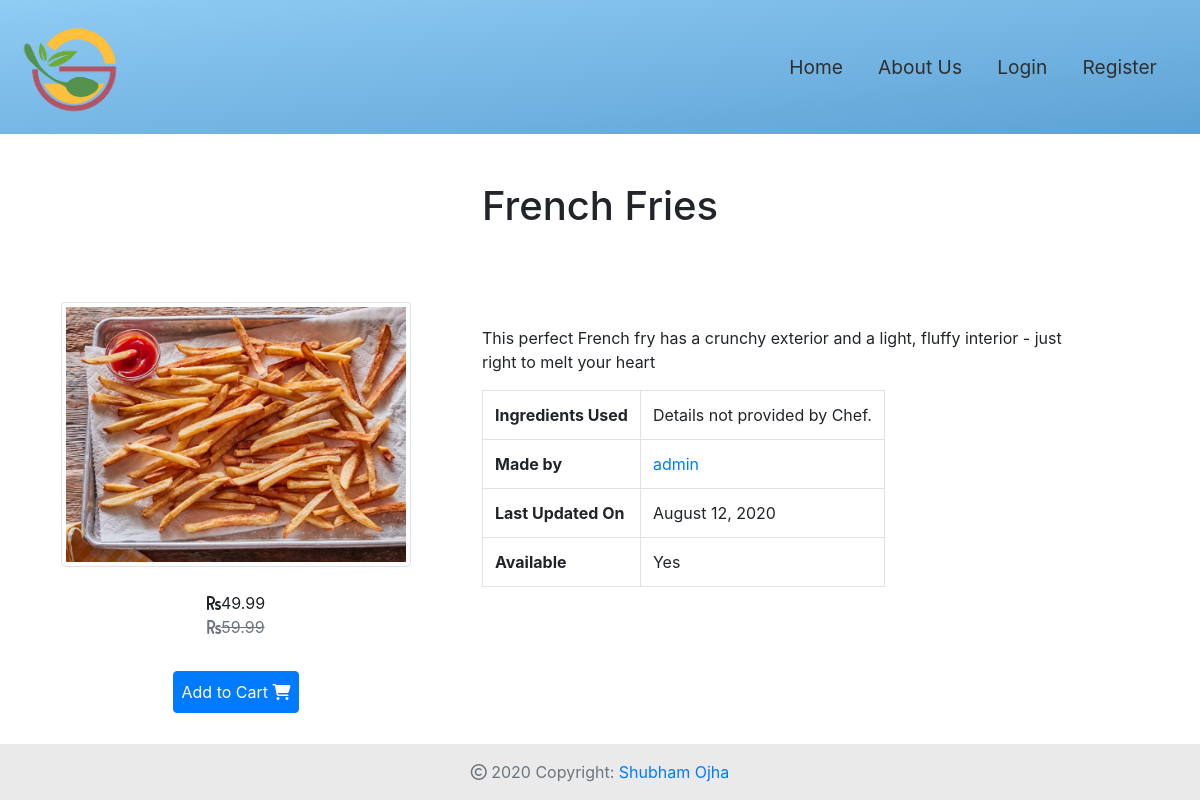
The app's page /food/3 with its own data.
### food_delivery/models.py (models this page shows, shortened)
class Food( models.Model):
    name = models.CharField( max_length= 75)
    description = models.TextField()
    datePosted = models.DateTimeField( auto_now= True)
    seller = models.ForeignKey( User, on_delete= models.CASCADE, default= 1)
    image = models.ImageField( blank= False, null= True, upload_to= 'foods')
    price = models.DecimalField( max_digits= 5, decimal_places= 2)
    discount = models.DecimalField( max_digits= 5, decimal_places= 2)
    quantity = models.IntegerField( default= 0)
    ingredients = models.TextField( default= 'Details not provided by Chef')
    @property
    def isAvailable( self):
        return self.quantity > 0
    @property
    def actualValue( self):
        return self.price - self.discount

### food_delivery/views.py (the view)
# urls.py: path( 'food/<int:pk>', FoodDetailView.as_view(), name='food-delivery-food-detail'),
class FoodDetailView( DetailView):
    model = Food
    template_name = 'food_delivery/food-detail.html'
    context_object_name = 'food'

### food_delivery/templates/food_delivery/food-detail.html (shortened to what this page needs)
{% extends 'food_delivery/base.html' %}
{% block header %}
	{{ food.name}}
{% endblock header %}
{% block main-content %}
	<div class="row pb-5" >
		<div class="col-lg-4 m-3 text-center">
            <img src="{{ food.image.url }}" alt="Profile Photo of Shubham Ojha" class="rounded img-thumbnail" style="max-height: 500px;">
            <div class="food-price p-4 ">
                <i class="fas fa-rupee-sign"></i>{{ food.actualValue }} <br>
                <span class="text-muted" style="text-decoration:line-through">
                    <i class="fas fa-rupee-sign"></i>{{food.price}}
                </span>
            </div>
            {% if food.isAvailable %}
                <div class="btn btn-primary p-2 m-2">
                    Add to Cart <i class="fas fa-shopping-cart"></i>
                </div>
            {% endif %}
        </div>
        <div class="col-lg-7 py-4 px-4 m-3">
            {{ food.description }} <br>
            <div class="table table-responsive mt-3" >
                <table class="table-hover table-bordered" id="food-info-table">
                    <tbody>
                        <tr>
                            <th scope="row" >Ingredients Used</th>
                            <td >{{food.ingredients}}</td>
                        </tr>
                        <tr>
                            <th scope="row" >Made by</th>
                            <td ><a href="
                                {% if food.seller == user %}
                                    {% url 'users-profile' %}
                                {% else %}
                                    {% url 'users-profile-viewer' food.seller.username %}
                                {% endif %}">{{ food.seller }}</a></td>
                        </tr>
                        <tr>
                            <th scope="row" >Last Updated On</th>
                            <td >{{ food.datePosted|date:'F d, Y' }}</td>
                        </tr>
                        <tr>
                            <th scope="row" >Available</th>
                            <td >{% if food.isAvailable %} Yes {% else %} No <i class="far fa-frown-open"></i> Please come back later to check if its available {% endif %}</td>
                        </tr>
                    </tbody>
                </table>
            </div>
        </div>
    </div>
{% endblock main-content %}

### records on screen
Food: name "French Fries", image (picture), actualValue "49.99", price "59.99", description "This perfect French fry has a crunchy exterior and a light, fluffy interior - just right to melt your heart", ingredients "Details not provided by Chef.", seller "admin", datePosted "August 12, 2020"
